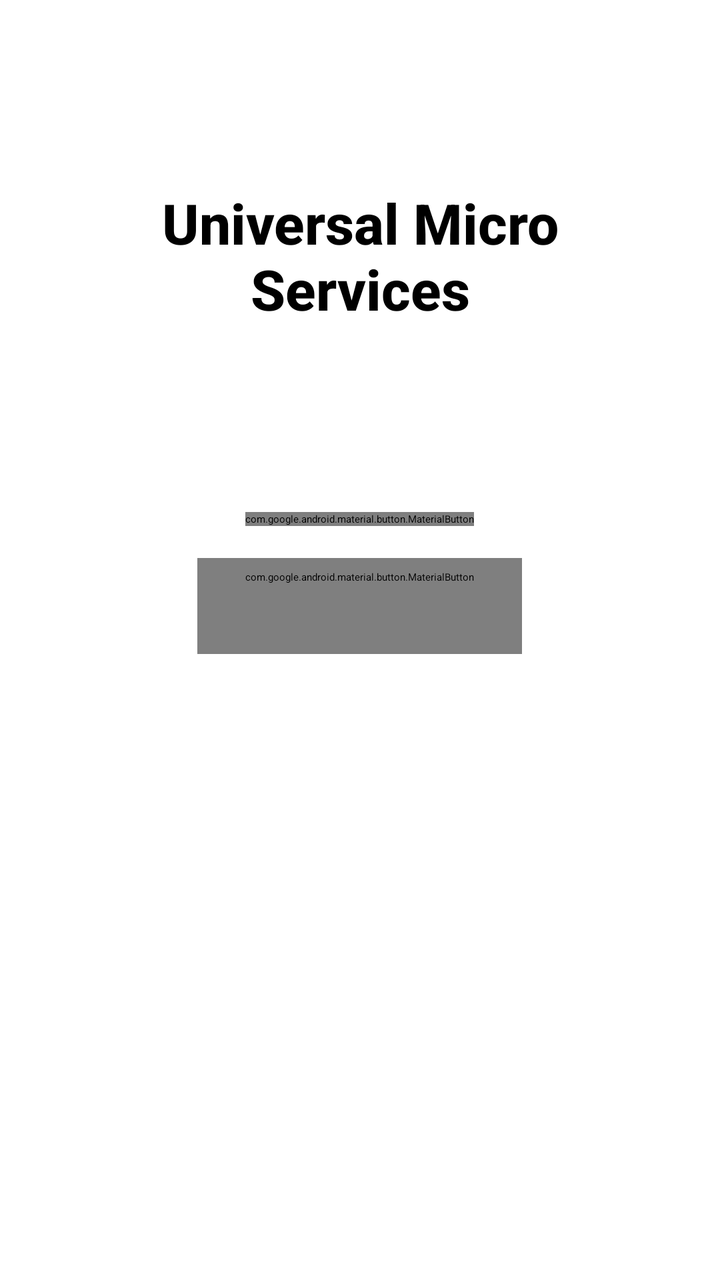
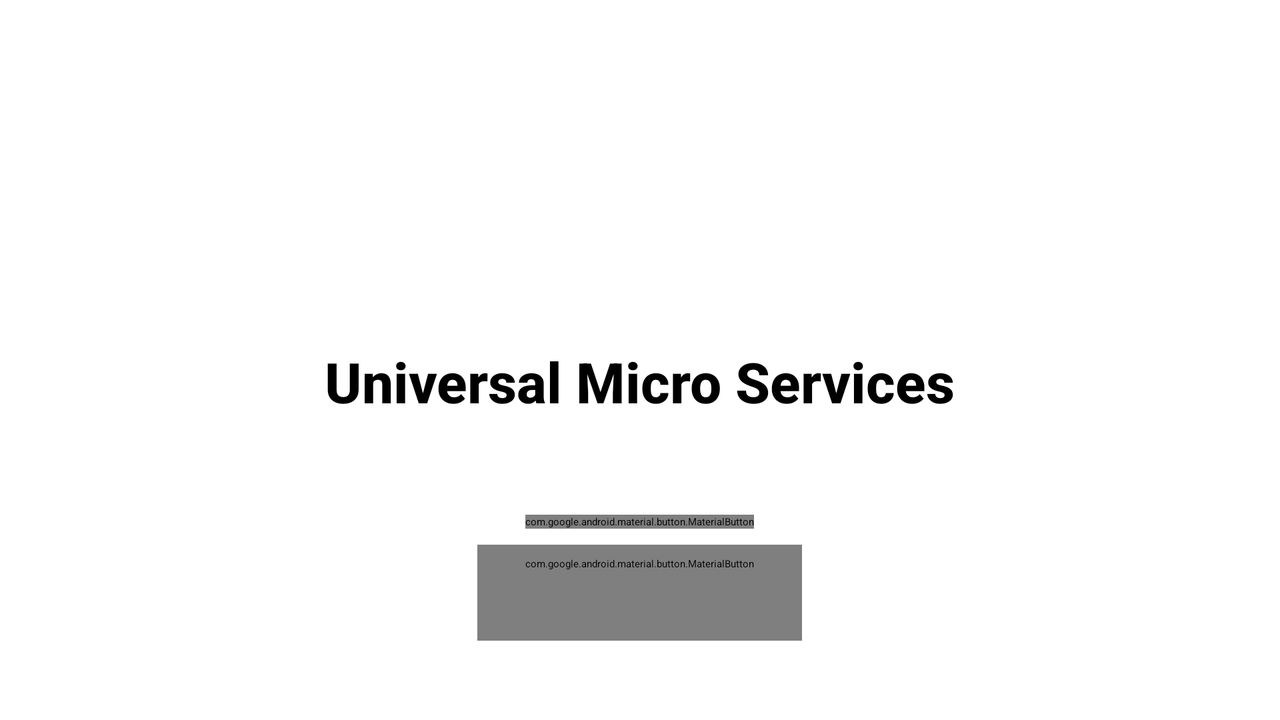

An Android layout and its configuration variant, each rendered on a device that would load it. The default file and the variant file are quoted in full after the pictures.
<!-- AndroidManifest.xml: application theme Theme.M3OMobile.NoActionBar -->
<!-- res/layout/fragment_start.xml -->
<?xml version="1.0" encoding="utf-8"?>
<androidx.constraintlayout.widget.ConstraintLayout xmlns:android="http://schemas.android.com/apk/res/android"
    xmlns:app="http://schemas.android.com/apk/res-auto"
    android:layout_width="match_parent"
    android:layout_height="match_parent">

    <ImageView
        android:id="@+id/image_view"
        android:layout_width="150dp"
        android:layout_height="wrap_content"
        android:src="@drawable/m3o"
        android:scaleType="centerInside"
        app:layout_constraintStart_toStartOf="parent"
        app:layout_constraintEnd_toEndOf="parent"
        app:layout_constraintTop_toTopOf="parent"
        app:layout_constraintBottom_toTopOf="@+id/title_view" />

    <TextView
        android:id="@+id/title_view"
        android:layout_width="0dp"
        android:layout_height="0dp"
        app:layout_constraintVertical_chainStyle="spread"
        app:layout_constraintVertical_weight="4"
        app:layout_constraintStart_toStartOf="parent"
        app:layout_constraintEnd_toEndOf="parent"
        app:layout_constraintTop_toBottomOf="@id/image_view"
        app:layout_constraintBottom_toTopOf="@id/buttons_layout"
        android:layout_marginStart="50dp"
        android:layout_marginEnd="50dp"
        android:gravity="center"
        android:textSize="28sp"
        android:textStyle="bold"
        android:fontFamily="sans-serif-medium"
        android:text="Universal Micro Services" />

    <LinearLayout
        android:id="@+id/buttons_layout"
        android:layout_width="match_parent"
        android:layout_height="0dp"
        app:layout_constraintVertical_chainStyle="spread"
        app:layout_constraintVertical_weight="6"
        app:layout_constraintStart_toStartOf="parent"
        app:layout_constraintEnd_toEndOf="parent"
        app:layout_constraintTop_toBottomOf="@id/title_view"
        app:layout_constraintBottom_toBottomOf="parent"
        android:orientation="vertical">

        <com.google.android.material.button.MaterialButton
            android:id="@+id/login_button"
            android:layout_width="wrap_content"
            android:layout_height="wrap_content"
            android:layout_gravity="center_horizontal"
            android:text="Log in" />

        <com.google.android.material.button.MaterialButton
            android:id="@+id/register_button"
            android:layout_width="wrap_content"
            android:layout_height="wrap_content"
            android:layout_gravity="center_horizontal"
            android:text="Register"
            android:layout_marginTop="16dp"
            style="@style/Widget.Material3.Button.ElevatedButton" />

    </LinearLayout>

</androidx.constraintlayout.widget.ConstraintLayout>
<!-- resources referenced by this layout -->
<resources>
  <!-- from res/values-v29/ -->
  <style name="Theme.M3OMobile.NoActionBar" parent="Theme.M3OMobile">
          <item name="android:windowNoTitle">true</item>
          <item name="android:windowActionBar">false</item>
          <item name="android:windowContentOverlay">@null</item>
      </style>
  <!-- from res/values-v29/ -->
  <style name="Theme.M3OMobile" parent="Base.Theme.M3OMobile">
          
          <item name="android:navigationBarColor">@android:color/transparent</item>
          <item name="android:statusBarColor">@android:color/transparent</item>
          <item name="android:windowLightStatusBar">?attr/isLightTheme</item>
      </style>
</resources>
<!-- res/layout-land/fragment_start.xml (the repository's variant of the layout above) -->
<!-- drawn on the phone turned sideways -->
<?xml version="1.0" encoding="utf-8"?>
<ScrollView xmlns:android="http://schemas.android.com/apk/res/android"
    android:layout_width="match_parent"
    android:layout_height="match_parent">

    <LinearLayout
        android:layout_width="match_parent"
        android:layout_height="wrap_content"
        android:gravity="center_horizontal"
        android:orientation="vertical">

        <ImageView
            android:id="@+id/image_view"
            android:layout_width="150dp"
            android:layout_height="150dp"
            android:src="@drawable/m3o"
            android:scaleType="centerInside" />

        <TextView
            android:id="@+id/title_view"
            android:layout_width="wrap_content"
            android:layout_height="wrap_content"
            android:layout_marginStart="50dp"
            android:layout_marginEnd="50dp"
            android:layout_marginTop="22dp"
            android:gravity="center"
            android:textSize="28sp"
            android:textStyle="bold"
            android:fontFamily="sans-serif-medium"
            android:text="Universal Micro Services" />

        <LinearLayout
            android:id="@+id/buttons_layout"
            android:layout_width="match_parent"
            android:layout_height="wrap_content"
            android:orientation="vertical"
            android:layout_marginTop="48dp"
            android:paddingBottom="32dp">

            <com.google.android.material.button.MaterialButton
                android:id="@+id/login_button"
                android:layout_width="wrap_content"
                android:layout_height="wrap_content"
                android:layout_gravity="center_horizontal"
                android:text="Log in" />

            <com.google.android.material.button.MaterialButton
                android:id="@+id/register_button"
                android:layout_width="wrap_content"
                android:layout_height="wrap_content"
                android:layout_gravity="center_horizontal"
                android:text="Register"
                android:layout_marginTop="8dp"
                style="@style/Widget.Material3.Button.ElevatedButton" />

        </LinearLayout>

    </LinearLayout>

</ScrollView>
